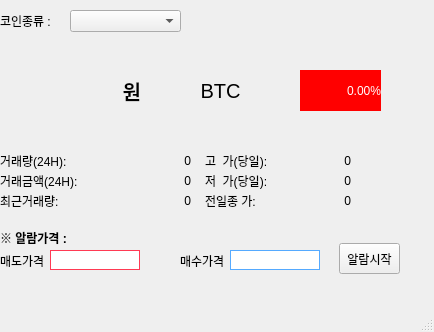
<?xml version="1.0" encoding="UTF-8"?>
<ui version="4.0">
 <class>MainWindow</class>
 <widget class="QMainWindow" name="MainWindow">
  <property name="geometry">
   <rect>
    <x>0</x>
    <y>0</y>
    <width>434</width>
    <height>332</height>
   </rect>
  </property>
  <property name="windowTitle">
   <string>MainWindow</string>
  </property>
  <widget class="QWidget" name="centralwidget">
   <widget class="QLabel" name="label1">
    <property name="geometry">
     <rect>
      <x>0</x>
      <y>10</y>
      <width>61</width>
      <height>21</height>
     </rect>
    </property>
    <property name="text">
     <string>코인종류 :</string>
    </property>
   </widget>
   <widget class="QLabel" name="trade_price">
    <property name="geometry">
     <rect>
      <x>10</x>
      <y>70</y>
      <width>131</width>
      <height>41</height>
     </rect>
    </property>
    <property name="font">
     <font>
      <pointsize>15</pointsize>
      <weight>75</weight>
      <bold>true</bold>
     </font>
    </property>
    <property name="text">
     <string>원</string>
    </property>
    <property name="alignment">
     <set>Qt::AlignRight|Qt::AlignTrailing|Qt::AlignVCenter</set>
    </property>
   </widget>
   <widget class="QLabel" name="label2">
    <property name="geometry">
     <rect>
      <x>205</x>
      <y>150</y>
      <width>101</width>
      <height>21</height>
     </rect>
    </property>
    <property name="text">
     <string>고  가(당일):</string>
    </property>
   </widget>
   <widget class="QLabel" name="label3">
    <property name="geometry">
     <rect>
      <x>205</x>
      <y>170</y>
      <width>101</width>
      <height>21</height>
     </rect>
    </property>
    <property name="text">
     <string>저  가(당일):</string>
    </property>
   </widget>
   <widget class="QLabel" name="high_price">
    <property name="geometry">
     <rect>
      <x>250</x>
      <y>150</y>
      <width>101</width>
      <height>21</height>
     </rect>
    </property>
    <property name="text">
     <string>0</string>
    </property>
    <property name="alignment">
     <set>Qt::AlignRight|Qt::AlignTrailing|Qt::AlignVCenter</set>
    </property>
   </widget>
   <widget class="QLabel" name="low_price">
    <property name="geometry">
     <rect>
      <x>250</x>
      <y>170</y>
      <width>101</width>
      <height>21</height>
     </rect>
    </property>
    <property name="text">
     <string>0</string>
    </property>
    <property name="alignment">
     <set>Qt::AlignRight|Qt::AlignTrailing|Qt::AlignVCenter</set>
    </property>
   </widget>
   <widget class="QLabel" name="label4">
    <property name="geometry">
     <rect>
      <x>205</x>
      <y>190</y>
      <width>101</width>
      <height>21</height>
     </rect>
    </property>
    <property name="text">
     <string>전일종 가:</string>
    </property>
   </widget>
   <widget class="QLabel" name="label5">
    <property name="geometry">
     <rect>
      <x>0</x>
      <y>190</y>
      <width>101</width>
      <height>21</height>
     </rect>
    </property>
    <property name="text">
     <string>최근거래량:</string>
    </property>
   </widget>
   <widget class="QLabel" name="label6">
    <property name="geometry">
     <rect>
      <x>0</x>
      <y>150</y>
      <width>101</width>
      <height>21</height>
     </rect>
    </property>
    <property name="text">
     <string>거래량(24H):</string>
    </property>
   </widget>
   <widget class="QLabel" name="label7">
    <property name="geometry">
     <rect>
      <x>0</x>
      <y>170</y>
      <width>101</width>
      <height>21</height>
     </rect>
    </property>
    <property name="text">
     <string>거래금액(24H):</string>
    </property>
   </widget>
   <widget class="QLabel" name="prev_closing_price">
    <property name="geometry">
     <rect>
      <x>250</x>
      <y>190</y>
      <width>101</width>
      <height>21</height>
     </rect>
    </property>
    <property name="text">
     <string>0</string>
    </property>
    <property name="alignment">
     <set>Qt::AlignRight|Qt::AlignTrailing|Qt::AlignVCenter</set>
    </property>
   </widget>
   <widget class="QLabel" name="trade_volume">
    <property name="geometry">
     <rect>
      <x>90</x>
      <y>190</y>
      <width>101</width>
      <height>21</height>
     </rect>
    </property>
    <property name="text">
     <string>0</string>
    </property>
    <property name="alignment">
     <set>Qt::AlignRight|Qt::AlignTrailing|Qt::AlignVCenter</set>
    </property>
   </widget>
   <widget class="QLabel" name="acc_trade_volume_24h">
    <property name="geometry">
     <rect>
      <x>90</x>
      <y>150</y>
      <width>101</width>
      <height>21</height>
     </rect>
    </property>
    <property name="text">
     <string>0</string>
    </property>
    <property name="alignment">
     <set>Qt::AlignRight|Qt::AlignTrailing|Qt::AlignVCenter</set>
    </property>
   </widget>
   <widget class="QLabel" name="acc_price_volume_24h">
    <property name="geometry">
     <rect>
      <x>90</x>
      <y>170</y>
      <width>101</width>
      <height>21</height>
     </rect>
    </property>
    <property name="text">
     <string>0</string>
    </property>
    <property name="alignment">
     <set>Qt::AlignRight|Qt::AlignTrailing|Qt::AlignVCenter</set>
    </property>
   </widget>
   <widget class="QLabel" name="signed_change_rate">
    <property name="geometry">
     <rect>
      <x>300</x>
      <y>70</y>
      <width>81</width>
      <height>41</height>
     </rect>
    </property>
    <property name="styleSheet">
     <string notr="true">color: rgb(255, 255, 255);
background-color: rgb(255, 0, 0);</string>
    </property>
    <property name="text">
     <string>0.00%</string>
    </property>
    <property name="alignment">
     <set>Qt::AlignRight|Qt::AlignTrailing|Qt::AlignVCenter</set>
    </property>
   </widget>
   <widget class="QComboBox" name="coin_comboBox">
    <property name="geometry">
     <rect>
      <x>70</x>
      <y>10</y>
      <width>111</width>
      <height>22</height>
     </rect>
    </property>
   </widget>
   <widget class="QLabel" name="coin_ticker_label">
    <property name="geometry">
     <rect>
      <x>185</x>
      <y>70</y>
      <width>71</width>
      <height>41</height>
     </rect>
    </property>
    <property name="font">
     <font>
      <pointsize>15</pointsize>
      <italic>false</italic>
      <underline>false</underline>
      <strikeout>false</strikeout>
     </font>
    </property>
    <property name="text">
     <string>BTC</string>
    </property>
    <property name="alignment">
     <set>Qt::AlignCenter</set>
    </property>
   </widget>
   <widget class="QLabel" name="label_2">
    <property name="geometry">
     <rect>
      <x>0</x>
      <y>230</y>
      <width>101</width>
      <height>16</height>
     </rect>
    </property>
    <property name="font">
     <font>
      <weight>75</weight>
      <italic>false</italic>
      <bold>true</bold>
     </font>
    </property>
    <property name="text">
     <string>※ 알람가격 :</string>
    </property>
   </widget>
   <widget class="QLabel" name="label_3">
    <property name="geometry">
     <rect>
      <x>0</x>
      <y>250</y>
      <width>61</width>
      <height>21</height>
     </rect>
    </property>
    <property name="text">
     <string>매도가격</string>
    </property>
   </widget>
   <widget class="QLabel" name="label_4">
    <property name="geometry">
     <rect>
      <x>180</x>
      <y>250</y>
      <width>61</width>
      <height>21</height>
     </rect>
    </property>
    <property name="text">
     <string>매수가격</string>
    </property>
   </widget>
   <widget class="QLineEdit" name="alarm_price1">
    <property name="geometry">
     <rect>
      <x>50</x>
      <y>250</y>
      <width>90</width>
      <height>20</height>
     </rect>
    </property>
    <property name="styleSheet">
     <string notr="true">border:1px solid rgb(255, 58, 84)</string>
    </property>
    <property name="text">
     <string/>
    </property>
    <property name="alignment">
     <set>Qt::AlignRight|Qt::AlignTrailing|Qt::AlignVCenter</set>
    </property>
   </widget>
   <widget class="QLineEdit" name="alarm_price2">
    <property name="geometry">
     <rect>
      <x>230</x>
      <y>250</y>
      <width>90</width>
      <height>20</height>
     </rect>
    </property>
    <property name="styleSheet">
     <string notr="true">border:1px solid rgb(85, 170, 255)</string>
    </property>
    <property name="alignment">
     <set>Qt::AlignRight|Qt::AlignTrailing|Qt::AlignVCenter</set>
    </property>
   </widget>
   <widget class="QPushButton" name="alarmButton">
    <property name="geometry">
     <rect>
      <x>339</x>
      <y>243</y>
      <width>61</width>
      <height>31</height>
     </rect>
    </property>
    <property name="text">
     <string>알람시작</string>
    </property>
   </widget>
  </widget>
  <widget class="QMenuBar" name="menubar">
   <property name="geometry">
    <rect>
     <x>0</x>
     <y>0</y>
     <width>434</width>
     <height>21</height>
    </rect>
   </property>
  </widget>
  <widget class="QStatusBar" name="statusbar"/>
 </widget>
 <resources/>
 <connections/>
</ui>
